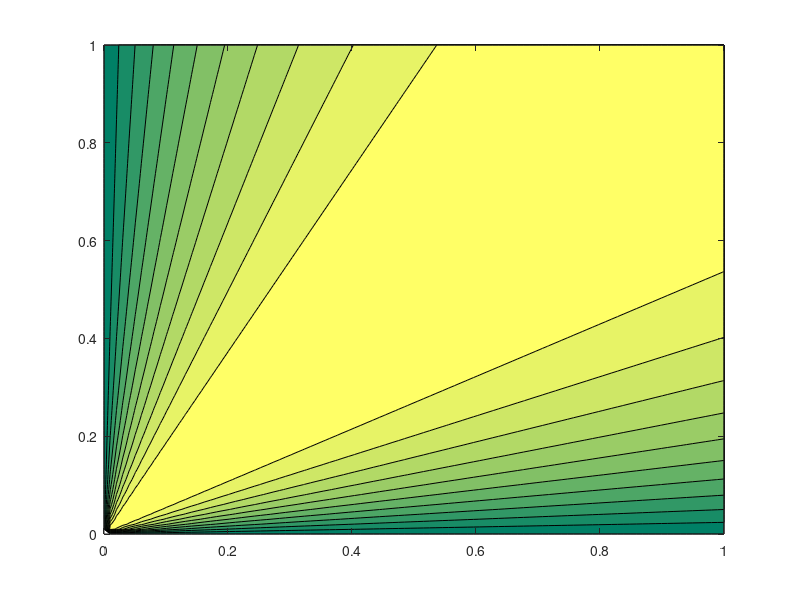
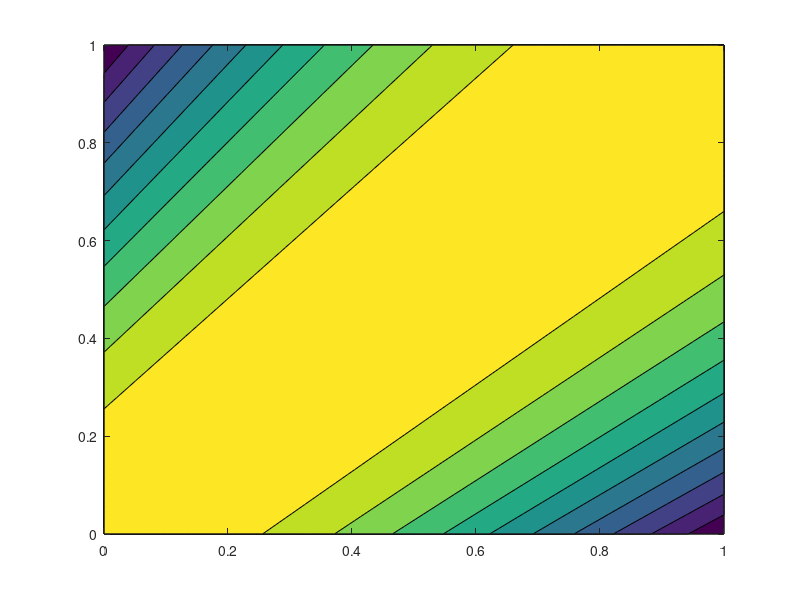
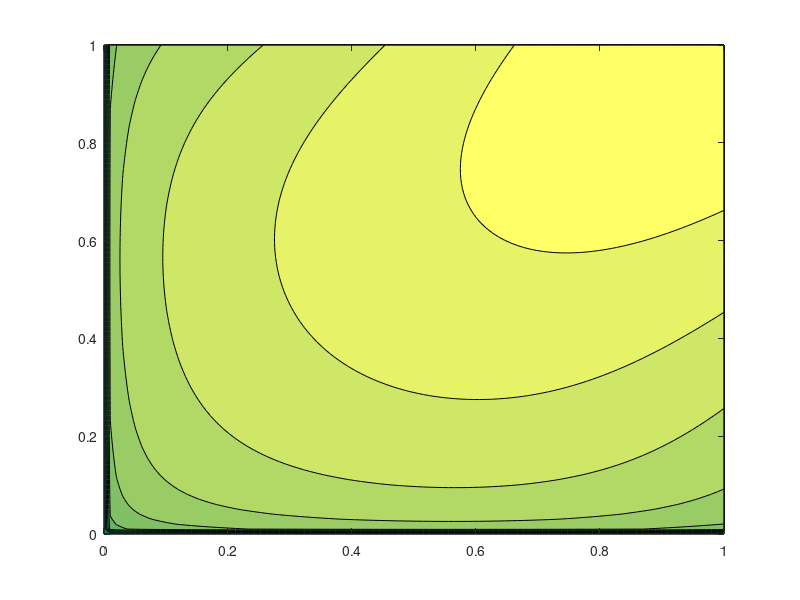

The MATLAB source for these figures, in order:
x = linspace(0.0,1.0);
y = linspace(0.0,1.0);

alpha = 2;
displacements = zeros(length(x),length(y));
for k = 1:length(x)
    for j = 1:length(y)
        displacementsBigAlpha(k,j) = 1. - (abs(x(k)-y(j))/(x(k)+y(j)))^alpha;
    end
end
figure;
% Use a different color map.
colormap(summer);
%mesh(x,y,displacementsBigAlpha);
contourf(x,y,displacementsBigAlpha);

% This function does not fit nicely. Drop it
complexX = complex(x);
complexY = complex(y);
displacementApproxs = zeros(length(x),length(y));
for k = 1:length(x)
    for j = 1:length(y)
        fx(k) = 1;
        fy(j) = 1;
        gx(k) = log(complexX(k) + alpha);
        gy(j) = log(complexY(j) + alpha);
        displacementApproxs(k,j) = real(fx(k)*fy(j)*exp((gy(j)-gx(k))*i*pi/2));
        %displacementApproxs(k,j) = real(exp(log((complexY(j) + alpha) - log(complexX(k) + alpha))* i * pi / 2));
    end
end
figure;
%mesh(x,y,displacementApproxs);
contourf(x,y,displacementApproxs);

displacementApproxs = zeros(length(x),length(y));
for k = 1:length(x)
    for j = 1:length(y)
        fx(k) = complexX(k)^0.1;
        fy(j) = complexY(j)^0.1;
        gx(k) = log(complexX(k)^2 + alpha);
        gy(j) = log(complexY(j)^2 + alpha);
        displacementApproxs(k,j) = real(fx(k)*fy(j)*exp((gy(j)-gx(k))*i*pi/2));
        %displacementApproxs(k,j) = real(complexY(j)^0.1 * complexX(k)^0.1 * exp((log(complexY(j) + alpha) - log(complexX(k) + alpha)) * i * pi / 2));
    end
end
figure;
% Use a different color map.
colormap(summer);
%mesh(x,y,displacementApproxs);
contourf(x,y,displacementApproxs);
